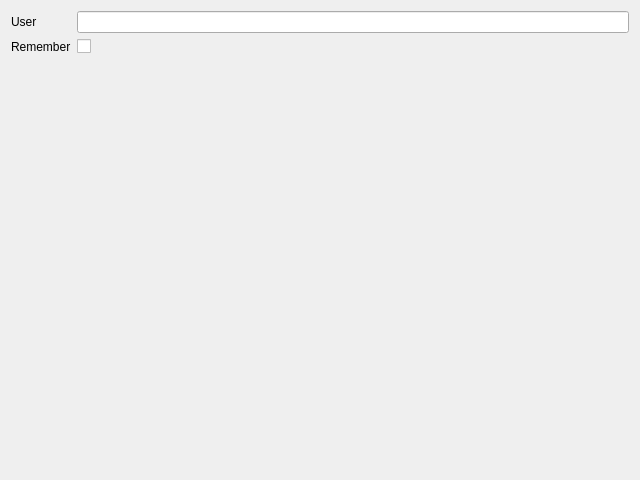
<?xml version="1.0" encoding="UTF-8"?>
<ui version="4.0">
 <class>LoginDialog</class>
 <widget class="QDialog" name="LoginDialog">
  <property name="geometry">
   <rect>
    <x>0</x>
    <y>0</y>
    <width>640</width>
    <height>480</height>
   </rect>
  </property>
  <property name="windowTitle">
   <string>Sign in</string>
  </property>
  <layout class="QFormLayout" name="formLayout">
   <item row="0" column="0">
    <widget class="QLabel" name="label_userEdit">
     <property name="text">
      <string>User</string>
     </property>
     <property name="buddy">
      <cstring>userEdit</cstring>
     </property>
    </widget>
   </item>
   <item row="0" column="1">
    <widget class="QLineEdit" name="userEdit"/>
   </item>
   <item row="1" column="0">
    <widget class="QLabel" name="label_rememberCheck">
     <property name="text">
      <string>Remember</string>
     </property>
     <property name="buddy">
      <cstring>rememberCheck</cstring>
     </property>
    </widget>
   </item>
   <item row="1" column="1">
    <widget class="QCheckBox" name="rememberCheck"/>
   </item>
  </layout>
 </widget>
 <tabstops>
  <tabstop>userEdit</tabstop>
  <tabstop>rememberCheck</tabstop>
 </tabstops>
 <resources/>
 <connections/>
</ui>
